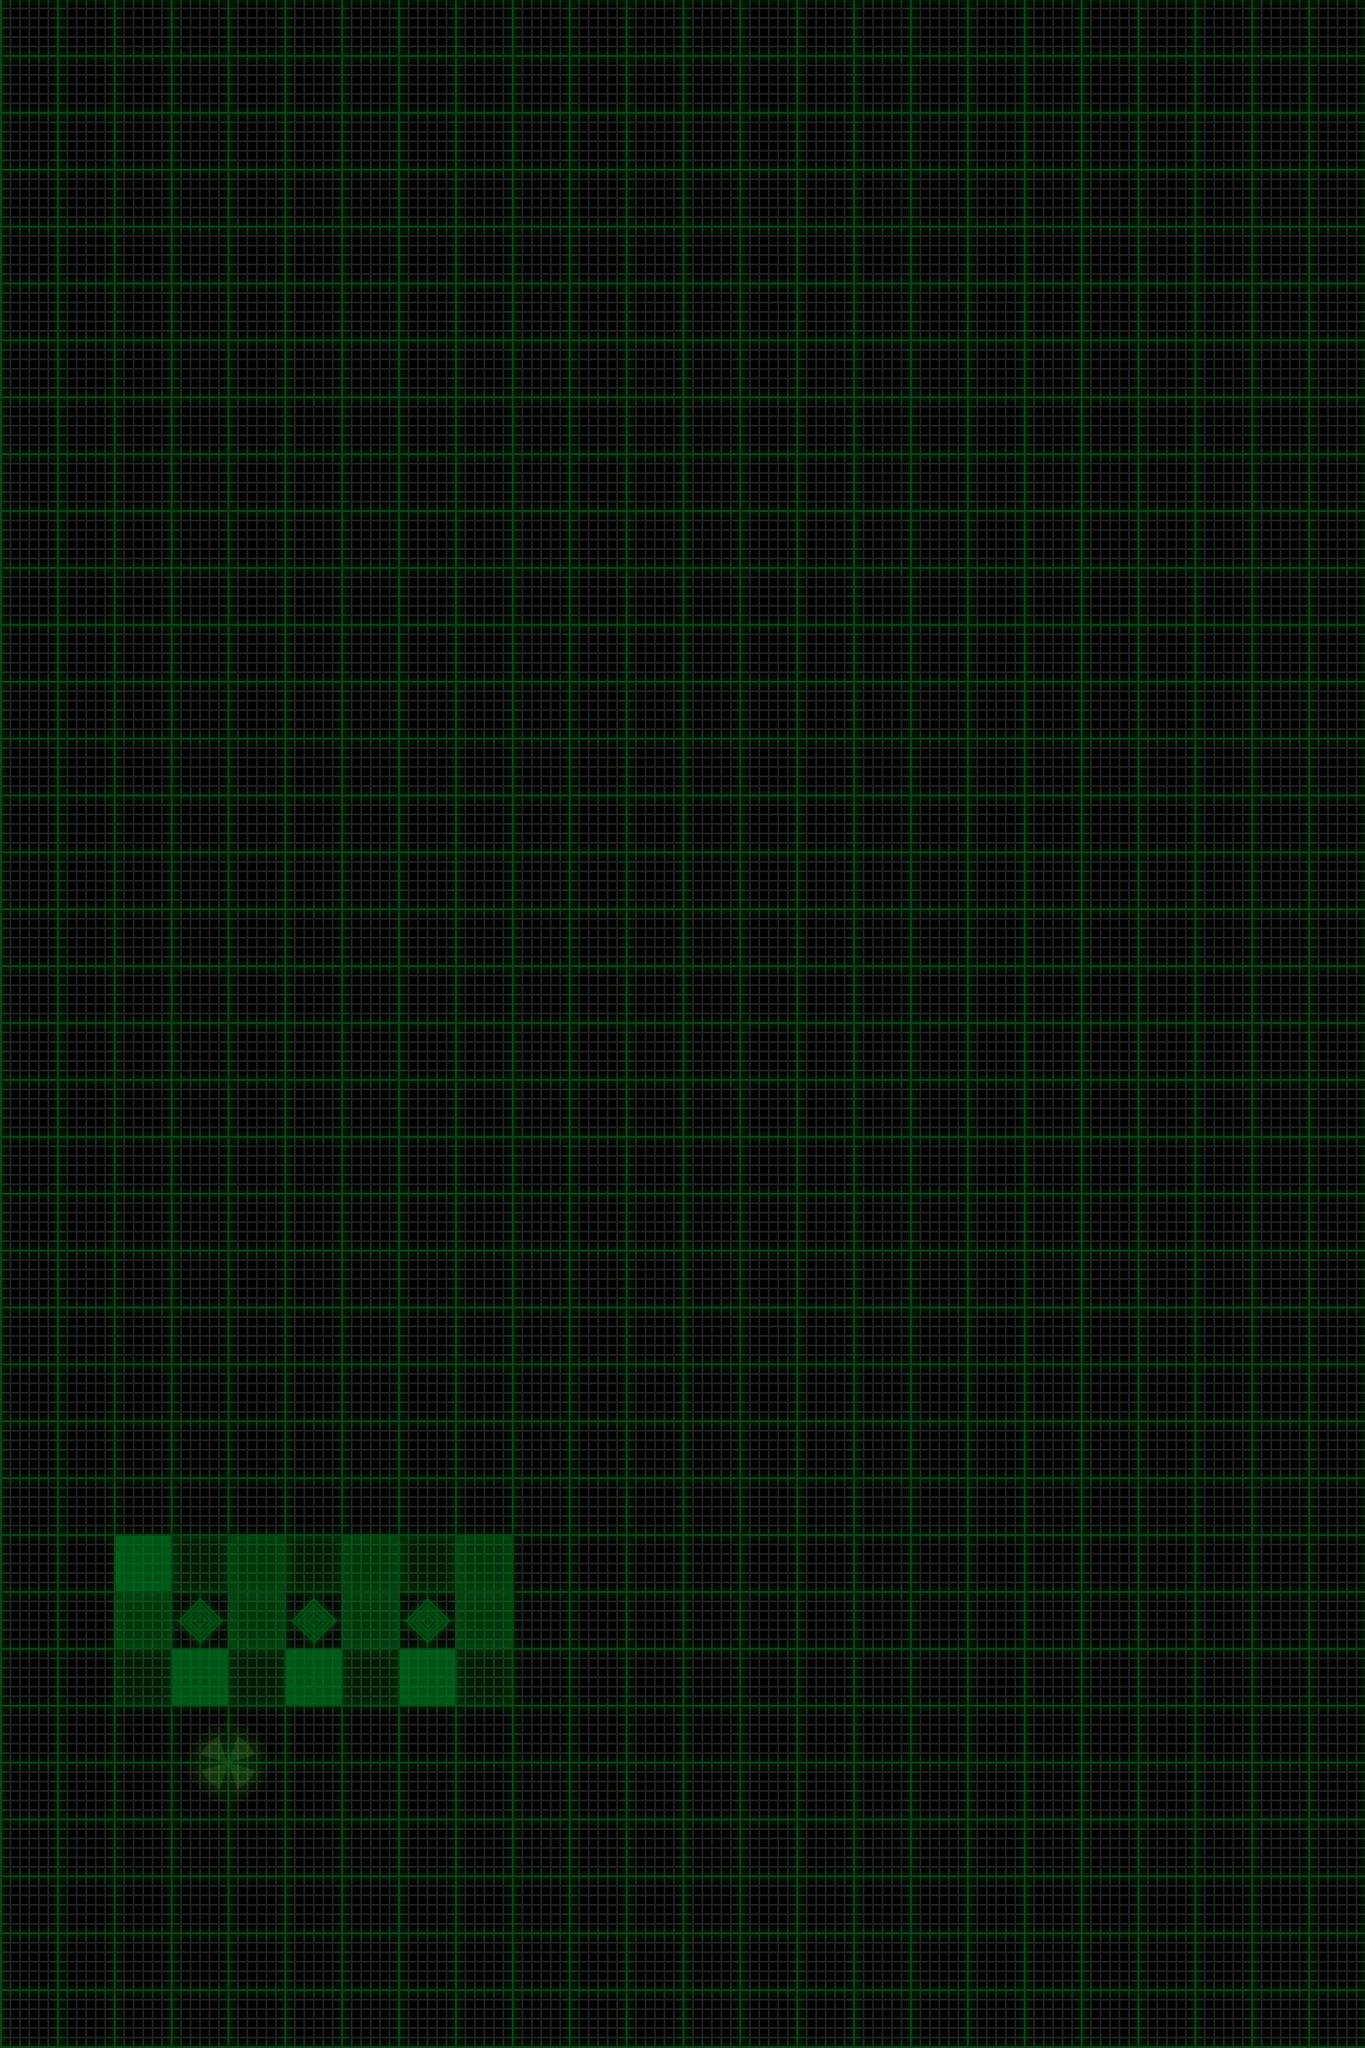

A 2D game scene composited from a Tiled map and its tileset images. What follows is a short description and the map's XML, with each tile layer's data collapsed to a summary:
An orthogonal 24x36 tile map with 60x60 px tiles, 4 tile layers (map, terrain, items, sand), 2 tilesets and 1 object (startSite).

<map version="1.0" orientation="orthogonal" width="24" height="36" tilewidth="60" tileheight="60">
 <tileset firstgid="1" name="map" tilewidth="60" tileheight="60">
  <image source="map.png" />
  <tile id="0">
   <properties>
    <property name="mapID" value="empty" />
   </properties>
  </tile>
  <tile id="1">
   <properties>
    <property name="mapID" value="down-1" />
   </properties>
  </tile>
  <tile id="2">
   <properties>
    <property name="mapID" value="down-2" />
   </properties>
  </tile>
  <tile id="3">
   <properties>
    <property name="mapID" value="down-3" />
   </properties>
  </tile>
  <tile id="4">
   <properties>
    <property name="mapID" value="down-4" />
   </properties>
  </tile>
  <tile id="5">
   <properties>
    <property name="mapID" value="down-5" />
   </properties>
  </tile>
  <tile id="6">
   <properties>
    <property name="mapID" value="up-1" />
   </properties>
  </tile>
  <tile id="7">
   <properties>
    <property name="mapID" value="up-2" />
   </properties>
  </tile>
  <tile id="8">
   <properties>
    <property name="mapID" value="up-3" />
   </properties>
  </tile>
  <tile id="9">
   <properties>
    <property name="mapID" value="up-4" />
   </properties>
  </tile>
  <tile id="10">
   <properties>
    <property name="mapID" value="up-5" />
   </properties>
  </tile>
 </tileset>
 <tileset firstgid="17" name="items" tilewidth="60" tileheight="60">
  <image source="items.png" />
  <tile id="0">
   <properties>
    <property name="itemID" value="station" />
   </properties>
  </tile>
  <tile id="1">
   <properties>
    <property name="itemID" value="sensorSite" />
   </properties>
  </tile>
  <tile id="8">
   <properties>
    <property name="itemID" value="station" />
   </properties>
  </tile>
  <tile id="9">
   <properties>
    <property name="itemID" value="sensor" />
   </properties>
  </tile>
  <tile id="16">
   <properties>
    <property name="itemID" value="station" />
   </properties>
  </tile>
  <tile id="17">
   <properties>
    <property name="itemID" value="sample" />
   </properties>
  </tile>
  <tile id="24">
   <properties>
    <property name="itemID" value="station" />
   </properties>
  </tile>
 </tileset>
 <layer name="map" width="24" height="36">
  <data>[864 cells, 864 non-empty, 1 distinct tile ids]</data>
 </layer>
 <layer name="terrain" width="24" height="36">
  <data>[864 cells, 18 non-empty, 3 distinct tile ids]</data>
 </layer>
 <layer name="items" width="24" height="36">
  <data>[864 cells, 7 non-empty, 5 distinct tile ids]</data>
 </layer>
 <layer name="sand" width="24" height="36">
  <data>[864 cells, 0 non-empty, 0 distinct tile ids]</data>
 </layer>
 <objectgroup name="objects" width="24" height="36">
  <object name="startSite" x="210" y="1830">
   <properties>
    <property name="bearing" value="north" />
    <property name="energy" value="54" />
    <property name="expectedCodeScore" value="59" />
    <property name="sampleSites" value="3" />
    <property name="sensorSites" value="0" />
    <property name="zoom" value="out" />
   </properties>
  </object>
 </objectgroup>
</map>
